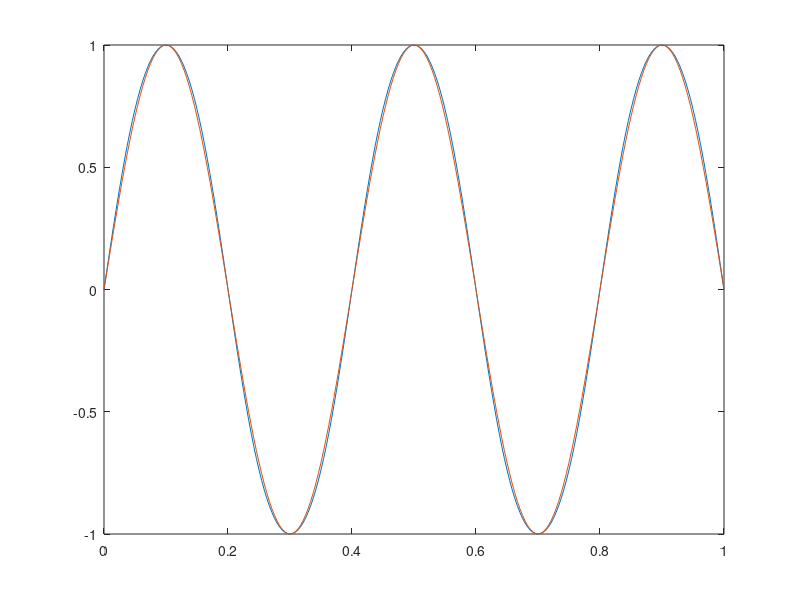

The MATLAB source for this figure:
%=== we test how elliptic functions behave in this file ===
clear all
clc


N = 240;

 

p =  0.2981; 
[K,E] = ellipke(p);
 s = linspace(0,1,N+1);

 m = 5;
 

[sn,cn,dn] = ellipj(2*m*s*K,p);



plot(s,sn)
hold on 
plot(s,sin(s*m*pi))


 
% 
% p = x;
% 
% %fun_frenet(p);
% %plot3(rx,ry,rz)
% 
% sig = 2*tau;
% 
% 
% 
% 
% x1 = k0*s/(2*p);
% dx1 = k0/(2*p)*1/h;    % dx = k0/(2*p)*ds 
% 
% [sn,cn,dn] = ellipj(x1,p);
% 
% mu = 1/4*sqrt((p^(-2)-sig^2)^2 + 4*sig^2);
% m = 16*mu^2/(p^(-2)+sig^2)^2;
% lm1 = (sig^2 -p^(-2)+2)/4;
% 
%  %r = (1/mu)*sqrt(1/m-sn.^2);
% 
% L = sig*p*(p^(-2)-sig^2-2)/8/mu;
% M = 16*mu^2/(p^(-2)+sig^2)^2;
% N2 = 2*mu*p*sig/(p^(-2)+sig^2) + L ;
% 
% 
% 
%   dth = -p*sig/mu*(lm1 + (p^(-2)-1)*(p^(-2) -sig^2)/2/(p^(-2)+sig^2)./(1-m*sn.^2));
% % 
% % h = 1/N;
%  th(1) = 0;
% for i =1:N
%     
%     th(i+1) = th(i) +dx1*dth(i);
%     
% end    
% 
% 
% 
% 
% dth = L - N2./(1-M*sn.^2);
% dz  = (p^(-2) -sig^2 -2*sn.^2)/4/mu;
% 
%  r = sqrt(dn.^2 - sig^2/(4*mu^2))./mu;
% 
% th(1) = 0; z(1) = 0;
% 
% for i = 1:N
%     
%     th(i+1) = th(i) + h/(2*p)*dth(i);
%     z(i+1) = z(i) + h*dz(i);
%     
% end
%     
% x = r.*cos(th);
% y = r.*sin(th);
% 
% 
% plot(x,y)
% 
 
%plot(sin(pi/2+s/max(s)*3*pi)*6.112)
%  al1 = A +sqrt(A^2+B^2);
% al2 = 0;
% al3 = -A +sqrt(A^2+B^2);
%  
% p = sqrt((al3-al2)/(al3+al1));
% q = sqrt(1-al2/al3);
% r = 1/2*sqrt(al3+al1);
% 
% 
% [K,E] = ellipke(p);
% %s = linspace(0,6*K/r,N+1);
% s = linspace(0,1,N+1);
%  
% %tau = tau1;
% 
% [sn,cn,dn] = ellipj(r*s*6*K/r,p);
% 
% 
% kappa =  sqrt(al3*(1-q^2*sn.^2));

